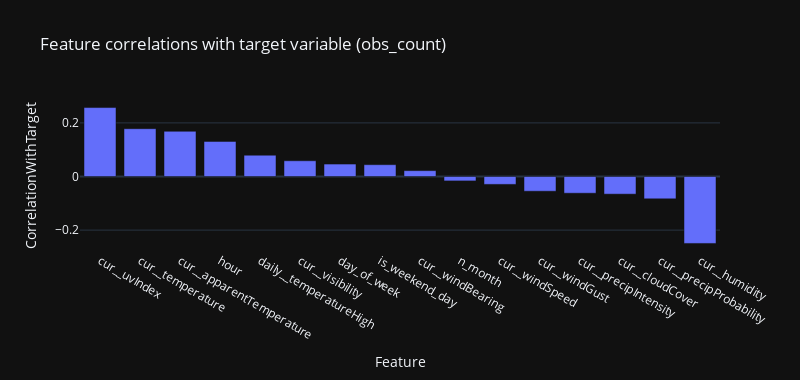

Here is the notebook cell this chart was saved with:
### Markdown cell above
#### Correlation Matrix

Correlation states how the features are related to each other or the target variable.

Correlation can be positive (increase in one value of feature increases the value of the target variable) or negative (increase in one value of feature decreases the value of the target variable). If correlation is near zero, then this feature does not have a direct correlation with the target variable.

Below I will plot the correlations of the features with the `obs_count` target variable.

### Code cell
# add a few extra features to the weather features
use_cols = ['hour', 'n_month', 'day_of_week', 'is_weekend_day'] + inspect_cols_flat + ['obs_count']
dataset = merged[use_cols]

# get correlations between features in the dataset
corr_mat = dataset.corr()['obs_count'].reset_index().query('index != "obs_count"')
corr_mat.columns = ['Feature', 'CorrelationWithTarget']

# extract correlations and sort them
corrs = corr_mat.sort_values('CorrelationWithTarget', ascending=False)

# plot correlations with obs_count
px.bar(corrs, x='Feature', y='CorrelationWithTarget', width=800, height=380,
       title='Feature correlations with target variable (obs_count)')

### Figure 1 — Plotly figure (JSON) as saved in the notebook; plotly's stock layout.template omitted (floating-point values rounded to 4 significant figures)
{"data": [{"alignmentgroup": "True", "hovertemplate": "Feature=%{x}<br>CorrelationWithTarget=%{y}<extra></extra>", "legendgroup": "", "marker": {"color": "#636efa"}, "name": "", "offsetgroup": "", "orientation": "v", "showlegend": false, "textposition": "auto", "type": "bar", "x": ["cur__uvIndex", "cur__temperature", "cur__apparentTemperature", "hour", "daily__temperatureHigh", "cur__visibility", "day_of_week", "is_weekend_day", "cur__windBearing", "n_month", "cur__windSpeed", "cur__windGust", "cur__precipIntensity", "cur__cloudCover", "cur__precipProbability", "cur__humidity"], "xaxis": "x", "y": [0.2572, 0.1783, 0.1685, 0.1309, 0.07937, 0.05874, 0.0464, 0.04406, 0.02185, -0.01652, -0.0295, -0.05496, -0.06239, -0.0658, -0.08323, -0.2498], "yaxis": "y"}], "layout": {"barmode": "relative", "height": 380, "legend": {"tracegroupgap": 0}, "title": {"text": "Feature correlations with target variable (obs_count)"}, "width": 800, "xaxis": {"anchor": "y", "autorange": true, "domain": [0, 1], "range": [-0.5, 15.5], "title": {"text": "Feature"}, "type": "category"}, "yaxis": {"anchor": "x", "autorange": true, "domain": [0, 1], "range": [-0.2779, 0.2853], "title": {"text": "CorrelationWithTarget"}, "type": "linear"}}}
